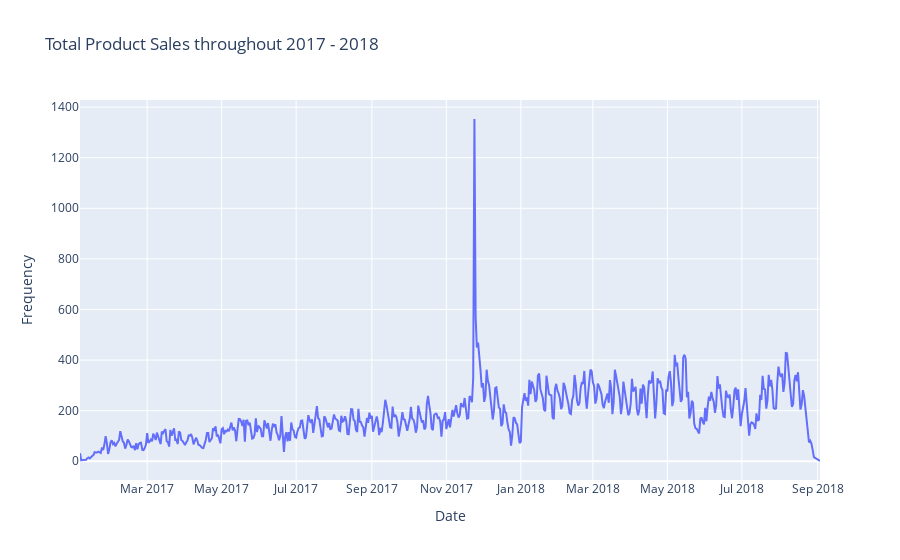

Source (notebook cell):
### Code cell
fig = px.line(purchase_date, x="Date", y="Frequency", title='Total Product Sales throughout 2017 - 2018')
fig.show()

### Figure 1 — Plotly figure (JSON) as saved in the notebook; plotly's stock layout.template omitted (floating-point values rounded to 4 significant figures; data arrays with more than 128 entries replaced by an {"elided": "..."} marker saying what was removed)
{"data": [{"hoverlabel": {"namelength": 0}, "hovertemplate": "Date=%{x}<br>Frequency=%{y}", "legendgroup": "", "line": {"color": "#636efa", "dash": "solid"}, "mode": "lines", "name": "", "showlegend": false, "type": "scatter", "x": {"elided": "603 str values"}, "xaxis": "x", "y": {"elided": "603 int values"}, "yaxis": "y"}], "layout": {"legend": {"tracegroupgap": 0}, "title": {"text": "Total Product Sales throughout 2017 - 2018"}, "xaxis": {"anchor": "y", "domain": [0, 1], "title": {"text": "Date"}}, "yaxis": {"anchor": "x", "domain": [0, 1], "title": {"text": "Frequency"}}}}
